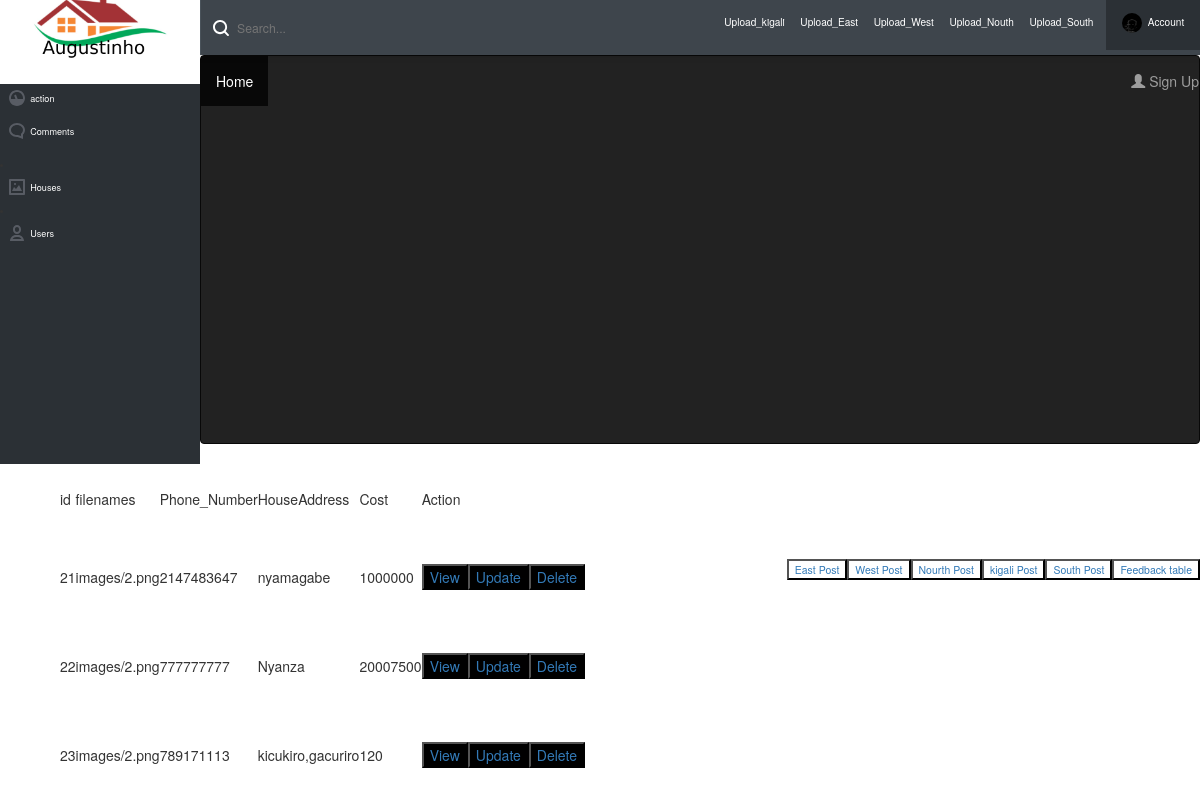
The page / on the database its author committed.
### tables this page shows
CREATE TABLE `house_kigali` (
  `ID` int(11) NOT NULL,
  `filenames` varchar(255) NOT NULL,
  `Phone_Number` int(11) NOT NULL,
  `HouseAddress` varchar(255) NOT NULL,
  `Details` varchar(255) NOT NULL,
  `Cost` int(11) NOT NULL,
  `Done_at` timestamp NOT NULL DEFAULT current_timestamp() ON UPDATE current_timestamp()
);

### action_kigali.php (the view, shortened to what this page needs)
<?php include 'navigation bar.php';?>
<?php
$conn= mysqli_connect('localhost','root','','housing system');
$sql = "SELECT * FROM house_kigali";
$result = mysqli_query($conn,$sql);
if(!$result) {
echo "Something is wrong".mysqli_error($conn);}
else{?>
<table border="1" style="margin-left: 30%">
  <tr>
     <th>id</th>
 <th>filenames</th>
 <th>Phone_Number</th>
 <th>HouseAddress</th>
 <th>Cost</th>
 <th colspan="3">Action</th>
  </tr>
<?php
    while($row = mysqli_fetch_array($result)) {?>
<tr>
<td><?php echo $row["ID"]; ?></td>
   <td><?php echo $row["filenames"]; ?></td>
   <td><?php echo $row["Phone_Number"]; ?></td>
   <td><?php echo $row["HouseAddress"]; ?></td>
   <td><?php echo $row["Cost"]; ?></td>
<td><a href="view_Deatils_kigali.php?id=<?php echo $row['ID']; ?>"><button style="background-color:black;">View</a></button></td>
<td><a href="update_kigali.php"><button style="background-color:black;">Update</a></button></td>
<td><a href="userDelete_kigali.php?id=<?php echo $row['ID']; ?>"><button style="background-color:black;">Delete</a></button></td>
</tr>
<?php
}
echo "</table>";
  }
?>

### rows shown on the page
house_kigali: ID "21", filenames "images/2.png", Phone_Number "2147483647", HouseAddress "nyamagabe", Cost "1000000"
house_kigali: ID "22", filenames "images/2.png", Phone_Number "777777777", HouseAddress "Nyanza", Cost "20007500"
house_kigali: ID "23", filenames "images/2.png", Phone_Number "789171113", HouseAddress "kicukiro,gacuriro", Cost "120"
